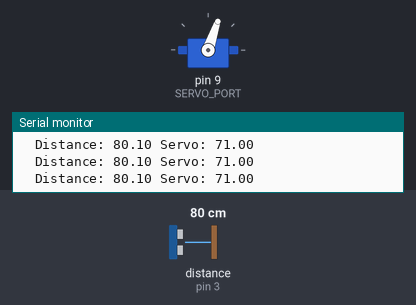
A sketch run on a simulated Arduino Uno, built with avr-gcc and run on an emulated ATmega328P. Shown: servo, the last lines printed to the serial monitor. Wiring (inferred from the names in the program): ultrasonic range finder: trigger pin 2; echo pin 3. The inputs (shaded band) are chosen by the test bench; at power-on: distance to the obstacle (sensor on pin 3) 80 cm. The echo pulse lasts 58.3 µs per cm.

Above: at 1.2 s.
1.3 s: distance to the obstacle (sensor on pin 3) set to 2 cm
At 2.2 s:
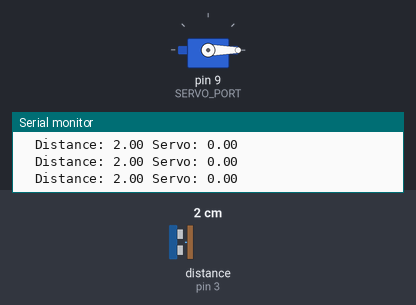
2.9 s: distance to the obstacle (sensor on pin 3) set to 35 cm
At 3.5 s:
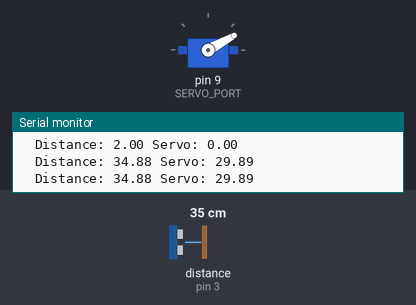
4.6 s: distance to the obstacle (sensor on pin 3) set to 60 cm
At 5.8 s:
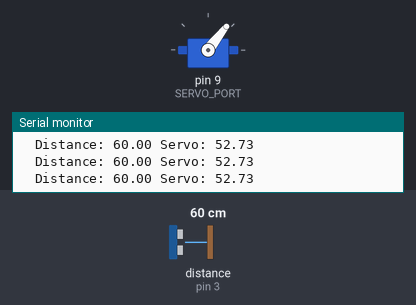
6.3 s: distance to the obstacle (sensor on pin 3) set to 250 cm
At 7.0 s:
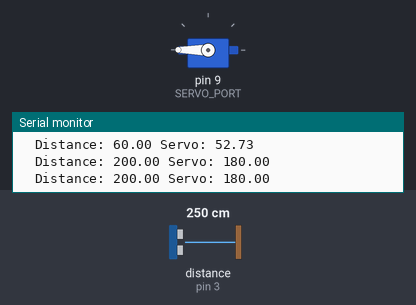
8.0 s: distance to the obstacle (sensor on pin 3) set to 120 cm
At 9.1 s:
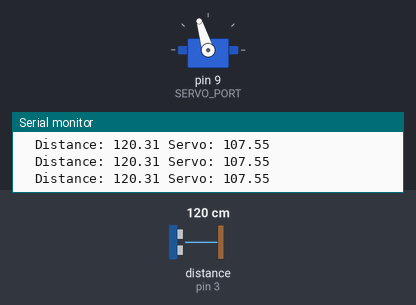
9.7 s: distance to the obstacle (sensor on pin 3) set to 299 cm
At 10.7 s:
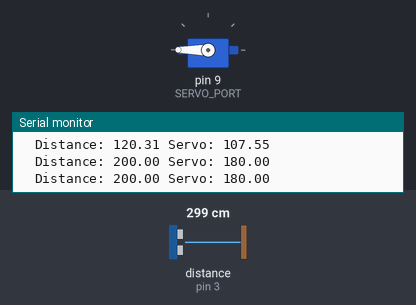
Timing chart, 0 to 12.5 s (numbered marks = the images above; inputs shaded):
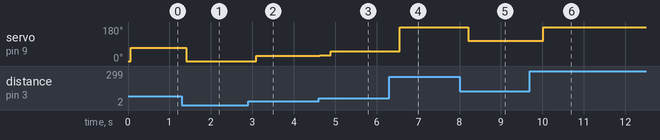

Measured:
- after the input at 1.3 s, servo on pin 9 (SERVO_PORT): 71° → 0° after 0.10 s
- after the input at 2.9 s, servo on pin 9 (SERVO_PORT): 0° → 29° after 0.20 s
- after the input at 4.6 s, servo on pin 9 (SERVO_PORT): 29° → 30° at once, → 52° 0.26 s later
- after the input at 6.3 s, servo on pin 9 (SERVO_PORT): 52° → 180° after 0.26 s
- after the input at 8.0 s, servo on pin 9 (SERVO_PORT): 180° → 107° after 0.22 s
- after the input at 9.7 s, servo on pin 9 (SERVO_PORT): 107° → 180° after 0.32 s

The sketch:

arduino_sonar_servo.ino
```cpp
// FILE: arduino_sonar_servo
// AUTHOR: grzjur
// VERSION: 0.0.1

#include "RunningMedian.h" //https://playground.arduino.cc/Main/RunningMedian
#include <Servo.h>

#define SERVO_PORT 9
#define TRIG 2
#define ECHO 3

#define SERVO_MIN 0.00
#define SERVO_MAX 180.00
#define HC_SR04_MIN 2.00
#define HC_SR04_MAX 200.00
#define MEDIAN_ARR 7

float m_distance;
float m_time;
float m_pos;
float m_d;
float m_e;
Servo myservo;
RunningMedian median = RunningMedian(MEDIAN_ARR);

void setup() {
  Serial.begin(9600);
  pinMode(TRIG, OUTPUT);
  pinMode(ECHO, INPUT);
  myservo.attach(SERVO_PORT);
  myservo.write(SERVO_MIN);
  m_d = (SERVO_MAX - SERVO_MIN)/(HC_SR04_MAX-HC_SR04_MIN);
  m_e = SERVO_MIN - (HC_SR04_MIN * m_d);
}

void loop() {
  for (int i=0; i< MEDIAN_ARR; i++){
    distance();
    median.add(m_distance);
    delay(5);
  }
  m_distance = median.getMedian();

  if (m_distance<HC_SR04_MIN){m_distance=HC_SR04_MIN;}
  if (m_distance>HC_SR04_MAX){m_distance=HC_SR04_MAX;}
  m_pos = m_distance*m_d + m_e;
  myservo.write(m_pos);

  Serial.print("  Distance: "); Serial.print(m_distance);
  Serial.print(" Servo: "); Serial.println(m_pos);

  delay(200);
}

void distance(){
  digitalWrite(TRIG, LOW);
  delayMicroseconds(2);
  digitalWrite(TRIG, HIGH);
  delayMicroseconds(15);
  digitalWrite(TRIG, LOW);
  digitalWrite(ECHO, HIGH);
  m_time = pulseIn(ECHO, HIGH);
  m_distance = m_time / 58.00;
}
```
